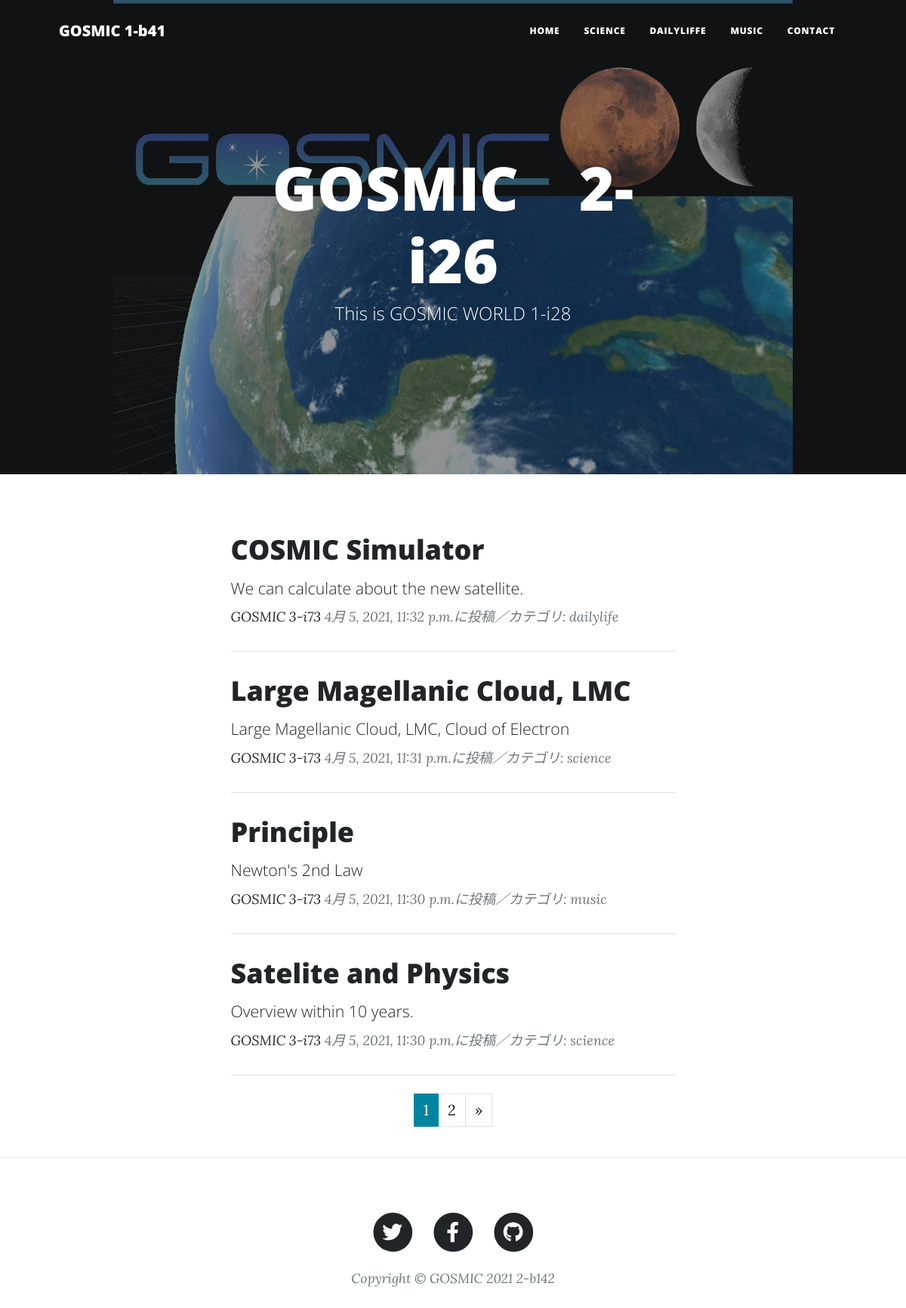
The page / on the database its author committed.
### blog/models.py (models this page shows, shortened)
class BlogPost(models.Model):
    CATEGORY = (('science', '科学のこと'), ('dailylife', '日常のこと'), ('music', '音楽のこと'))
    title = models.CharField(
        verbose_name='タイトル', # フィールドのタイトル
        max_length=200        # 最大文字数は200
        )
    content = models.TextField(
        verbose_name='本文'   # フィールドのタイトル
        )
    posted_at = models.DateTimeField(
        verbose_name='投稿日時', # フィールドのタイトル
        auto_now_add=True       # 日時を自動追加
        )
    category = models.CharField(
        verbose_name='カテゴリ', # フィールドのタイトル
        max_length=50,        # 最大文字数は50
        choices=CATEGORY
        )

### blog/views.py (the view)
# urls.py: path('', views.IndexView.as_view(), name='index'),
class IndexView(ListView):
    template_name ='index.html'
    context_object_name = 'orderby_records'
    queryset = BlogPost.objects.order_by('-posted_at')
    paginate_by = 4

### blog/templates/index.html (shortened to what this page needs)
{% extends 'base.html' %}
{% load static %}
  {% block header %}
  <header class="masthead"
          style="background-image: url({% static 'assets/img/home-bg0.jpg' %})">
    <div class="container position-relative px-4 px-lg-5">
      <div class="row gx-4 gx-lg-5 justify-content-center">
        <div class="col-md-10 col-lg-8 col-xl-7">
          <div class="site-heading">
            <h1>GOSMIC　2-i26</h1>
            <span class="subheading">This is GOSMIC WORLD 1-i28</span>
          </div>
        </div>
      </div>
    </div>
  </header>
  {% endblock %}
  {% block contents %}
  <div class="container px-4 px-lg-5">
    <div class="row gx-4 gx-lg-5 justify-content-center">
      <div class="col-md-10 col-lg-8 col-xl-7">
        {% for record in orderby_records %}
        <div class="post-preview">
          <a href="{% url 'blog:blog_detail' record.pk %}">
            <h2 class="post-title">
              {{record.title}}
            </h2>
            <h3 class="post-subtitle">
              <span style="font-size : 16pt">
                {{record.content|truncatechars:50}}
              </span>
            </h3>
          </a>
          <p class="post-meta">
            <a href="#">GOSMIC 3-i73</a>
            {{record.posted_at}}に投稿／カテゴリ:
            {{record.category}}</p>
        </div>
        <hr class="my-4" />
        {% endfor %}
        {% include "pagination.html" %}
      </div>
    </div>
  </div>
  <hr class="my-4" />
  {% endblock %}

### blog/templates/base.html (shortened to what this page needs)
{% load static %}
<!DOCTYPE html>
<html lang="ja">
<head>
  <link href={% static 'css/styles.css' %} rel="stylesheet" />
</head>
<body>
  <nav class="navbar navbar-expand-lg navbar-light"
       id="mainNav">
    <div class="container px-4 px-lg-5">
      <a class="navbar-brand"
         href={% url 'blog:index' %}>GOSMIC 1-b41</a>
      <div class="collapse navbar-collapse" id="navbarResponsive">
        <ul class="navbar-nav ms-auto py-4 py-lg-0">
          <li class="nav-item">
            <a class="nav-link px-lg-3 py-3 py-lg-4"
               href="{% url 'blog:index' %}">Home</a>
          </li>
          <li class="nav-item">
            <a class="nav-link px-lg-3 py-3 py-lg-4"
               href="{% url 'blog:science_list' %}">SCIENCE</a>
          </li>
          <li class="nav-item">
            <a class="nav-link px-lg-3 py-3 py-lg-4"
               href="{% url 'blog:dailylife_list' %}">DAILYLIFFE</a>
          </li>
          <li class="nav-item">
            <a class="nav-link px-lg-3 py-3 py-lg-4"
               href="{% url 'blog:music_list' %}">MUSIC</a>
          </li>
          <li class="nav-item">
            <a class="nav-link px-lg-3 py-3 py-lg-4"
               href="{% url 'blog:contact' %}">CONTACT</a>
          </li>
        </ul>
      </div>
    </div>
  </nav>
  {% block header %}{% endblock %}
  {% block contents %}{% endblock %}
  <footer>
    <div class="container px-4 px-lg-5">
      <div class="row gx-4 gx-lg-5 justify-content-center">
        <div class="col-md-10 col-lg-8 col-xl-7">
          <ul class="list-inline text-center">
            <li class="list-inline-item">
              <a href="https://twitter.com/">
                <span class="fa-stack fa-lg">
                  <i class="fas fa-circle fa-stack-2x"></i>
                  <i class="fab fa-twitter fa-stack-1x fa-inverse"></i>
                </span>
              </a>
            </li>
            <li class="list-inline-item">
              <a href="https://www.facebook.com/">
                <span class="fa-stack fa-lg">
                  <i class="fas fa-circle fa-stack-2x"></i>
                  <i class="fab fa-facebook-f fa-stack-1x fa-inverse"></i>
                </span>
              </a>
            </li>
            <li class="list-inline-item">
                <a href="http://127.0.0.1:8001/game/templates/">
                <span class="fa-stack fa-lg">
                  <i class="fas fa-circle fa-stack-2x"></i>
                  <i class="fab fa-github fa-stack-1x fa-inverse"></i>
                </span>
              </a>
            </li>
          </ul>
          <div class="small text-center text-muted fst-italic">
            Copyright &copy; GOSMIC 2021 2-b142</div>
        </div>
      </div>
    </div>
  </footer>
</body>
</html>

### blog/templates/pagination.html (shortened to what this page needs)
{% if is_paginated %}
  <ul class="pagination" style="justify-content:center">
    {% for num in paginator.page_range %}
      {% if page_obj.number == num %}
        <li class="page-item active">
          <span class="page-link">{{ num }}</span>
        </li>
        {% else %}
        <li class="page-item">
          <a class="page-link" href="?page={{ num }}">{{ num }}</a>
        </li>
      {% endif %}
    {% endfor %}
    {% if page_obj.has_next %}
      <li class="page-item">
        <a class="page-link"
           href="?page={{ page_obj.next_page_number }}"
           aria-label="Next">
          <span aria-hidden="true">&raquo;</span>
        </a>
      </li>
    {% endif %}
  </ul>
{% endif %}

### rows shown on the page
BlogPost: title "COSMIC Simulator", content "We can calculate about the new satellite.", posted_at "4月 5, 2021, 11:32 p.m.", category "dailylife"
BlogPost: title "Large Magellanic Cloud, LMC", content "Large Magellanic Cloud, LMC, Cloud of Electron", posted_at "4月 5, 2021, 11:31 p.m.", category "science"
BlogPost: title "Principle", content "Newton's 2nd Law", posted_at "4月 5, 2021, 11:30 p.m.", category "music"
BlogPost: title "Satelite and Physics", content "Overview within 10 years.", posted_at "4月 5, 2021, 11:30 p.m.", category "science"

### other values the page prints
{{ num }} "1"
{{ num }} "2"
